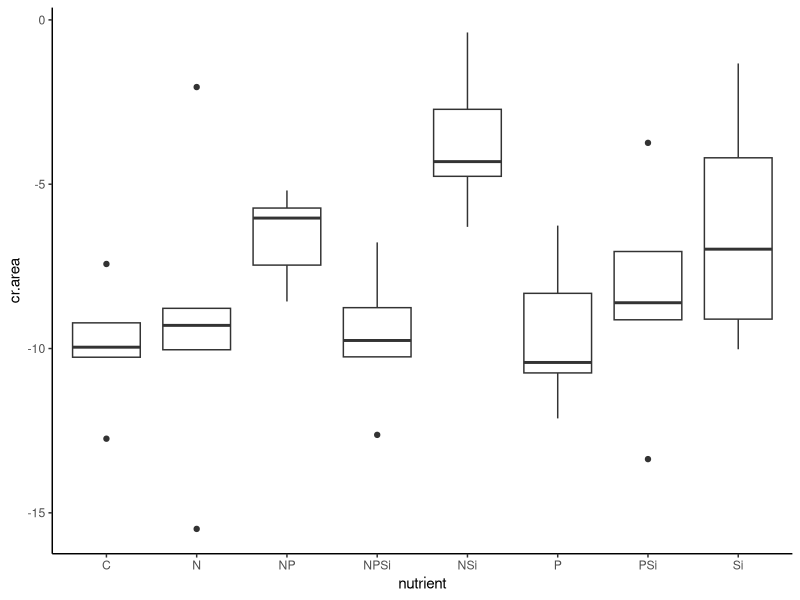
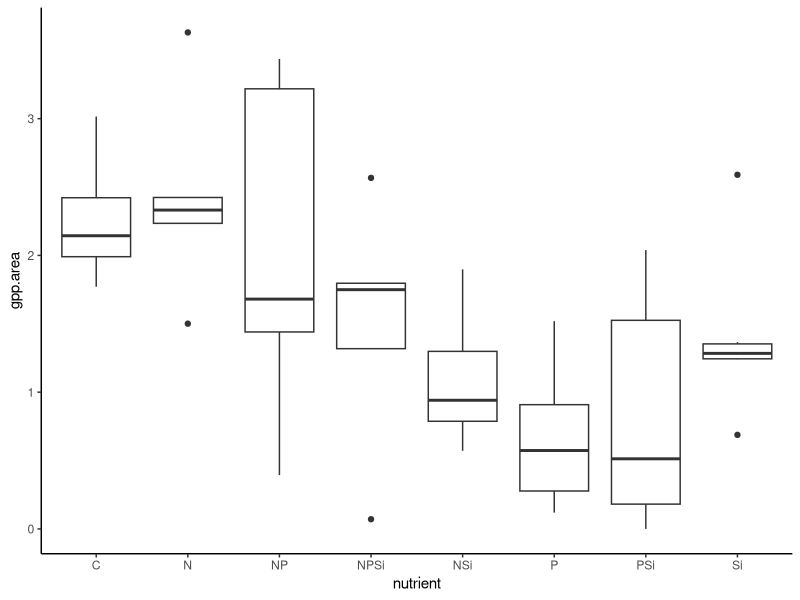
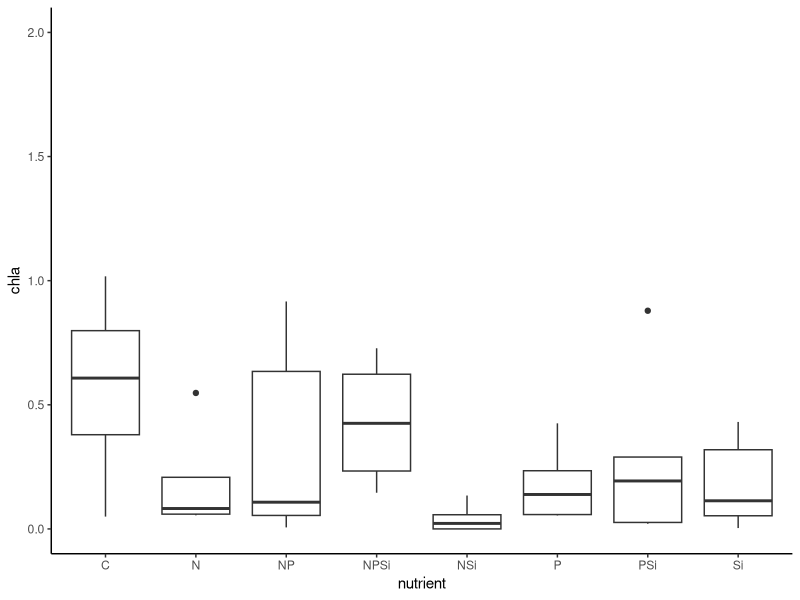
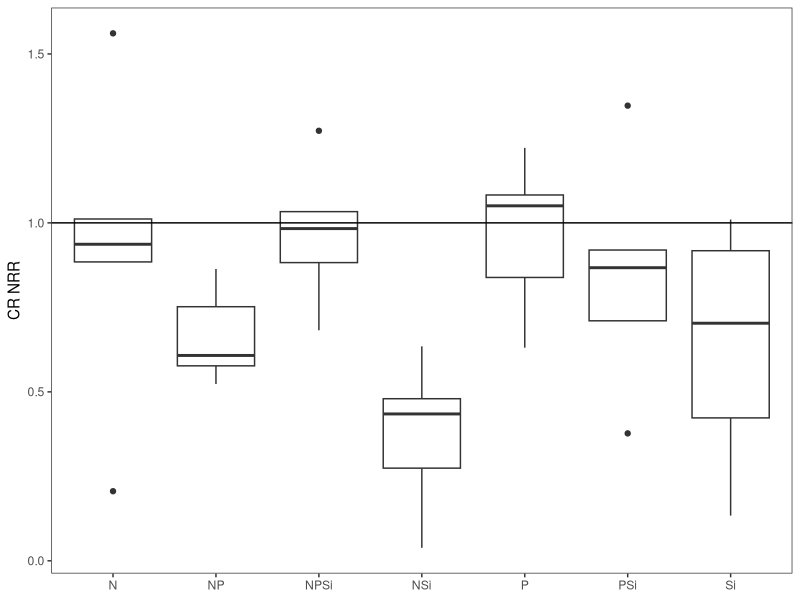
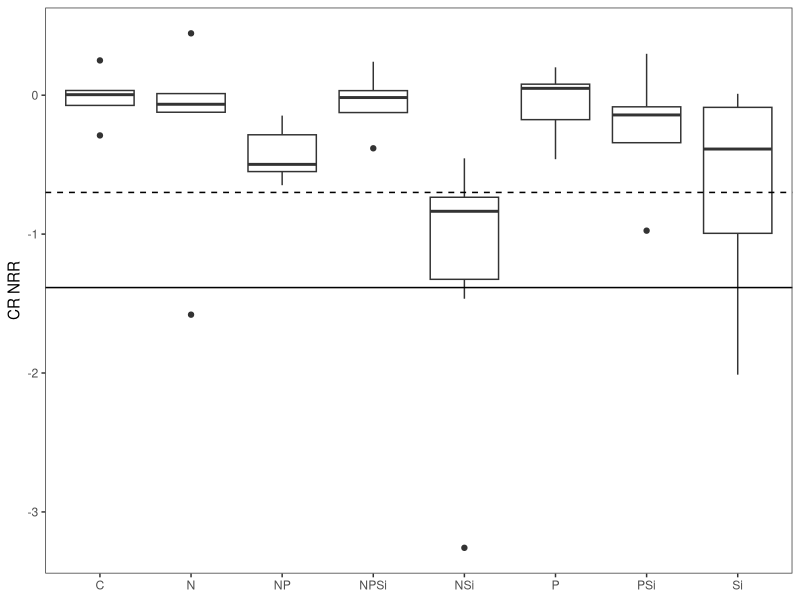
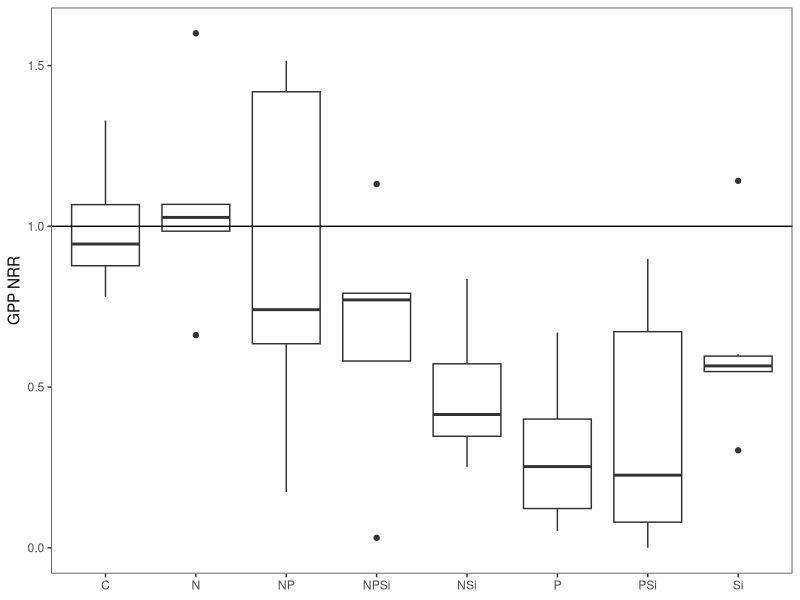
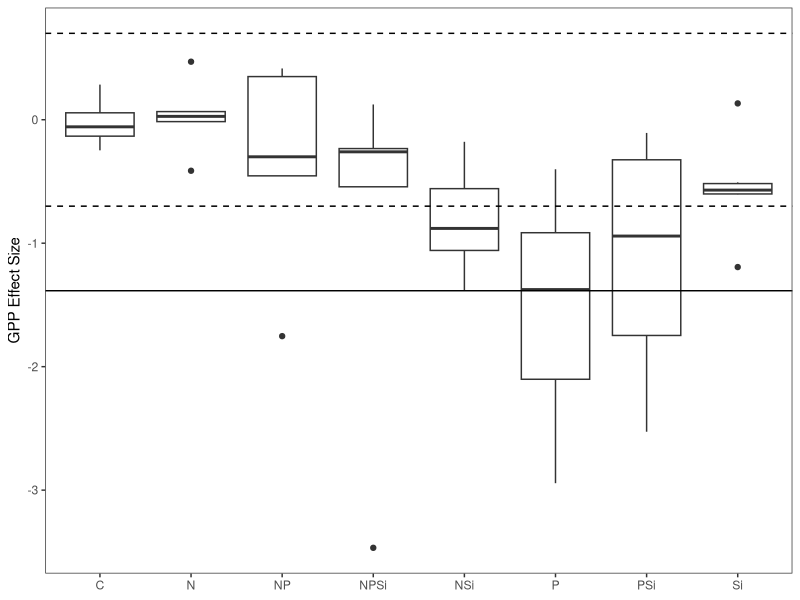
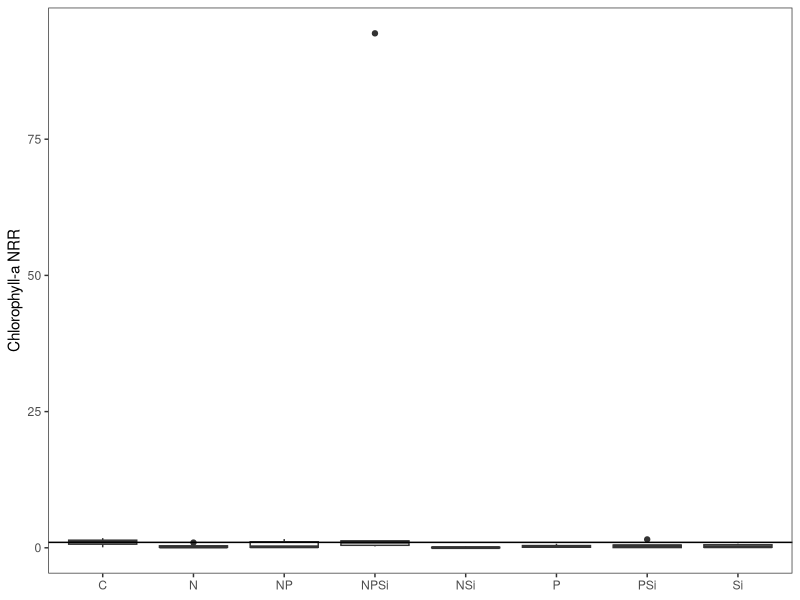

R code for these plots, in order: (Note: this script raises an error after producing the figures.)
#Author:  Clay Arango
#Creation date: 10-Feb-19
#Script to analyze NDS data from Summer 2018 NDS work with S. Roley and A. Alexiades

#packages
install.packages("nlme")
install.packages("nortest")
install.packages("dplyr")
install.packages("multcomp")
install.packages("MASS")
install.packages("ggplot2")
library(nlme)
library(nortest)
library(plyr)
library(dplyr)
library(multcomp)
library(MASS)
library(ggplot2)
library(tidyr)

#Load data
reec_fall <- read.table(file="reec_fall.csv", header=T, sep=",")

#set variable
d = reec_fall

#evaluate data to make sure factors are correct
names(d)
unique(d$nutrient) #control, N, NP, NPSi, NSi, P, PSi, Si
unique(d$N) #should be 0 and 1
unique(d$P) #should be 0 and 1
unique(d$Si) #should be 0 and 1
unique(d$top) #should be "sponge" and "glass"
#if need to change, use recode function below. 
d$top<-recode(d$top, "cellulose" ="sponge")
str(d)

#convert N and P and Si values (0 or 1 for absence or presence) to factors
d$N<-as.factor(d$N)
d$P<-as.factor(d$P)
d$Si<-as.factor(d$Si)
str(d)

#subset data into gpp and cr response
d.cr = subset(d, top=="sponge", data=d)
d.gpp = subset(d, top=="glass", data=d)

#check distribution of controls and remove as needed before calculating NRR.
ggplot(d.cr, aes(x=nutrient, y=cr.area))+geom_boxplot() +theme_classic()
#ok

#calculate nrr for cr
x<-ddply(d.cr, "nutrient", summarise, ave_cr = mean(cr.area, na.rm=T)) #changed to ddply b/c allows
#to specify by column name - I had a csv file with the relevant column in a different position.
x
d.cr$cr.nrr = d.cr$cr.area/-9.922869 #divide by control ave_cr
d.cr$chla.nrr<-NA

#check distribution of controls and remove as needed before calculating NRR.
ggplot(d.gpp, aes(x=nutrient, y=gpp.area))+geom_boxplot() +theme_classic()
#probaly ok, but check AA3, AA6, X3
ggplot(d.gpp, aes(x=nutrient, y=chla))+geom_boxplot() +theme_classic()+scale_y_continuous(limits=c(0,2))
#one super-high outlier - was a copy/paste error.updated with value from NDS spreadsheet.
#also check CC3

#calculate nrr for gpp and chla
x<- ddply(d.gpp, "nutrient", summarise, ave_gpp = mean(gpp.area, na.rm=T), ave_chla = mean(chla, na.rm=T)) 
x
d.gpp$gpp.nrr = d.gpp$gpp.area/2.2686372 #divide by control ave_gpp
d.gpp$chla.nrr = d.gpp$chla/0.5705330 #divide by control ave_chla

#combine files and export
d.nrr<-rbind(d.cr, d.gpp)
d.nrr$site_date<-"reec_fall"

d.nrr$gpp.es<-log(d.nrr$gpp.nrr)
d.nrr$cr.es<-log(d.nrr$cr.nrr)
d.nrr$chla.es<-log(d.nrr$chla.nrr)
write.table(d.nrr, "reec_fall_nrr.csv", sep=",", quote=F, row.names =F)


###############
#plots of NRR and effect size
##############
ggplot(data=subset(d.cr, !(nutrient=="C")), aes(x=nutrient, y=cr.nrr))+geom_boxplot()+theme_bw()+
  ylab("CR NRR")+geom_abline(slope = 0, intercept = 1)+
  theme(axis.title.x=element_blank(), panel.grid.minor=element_blank(), panel.grid.major=element_blank())
#inhibition

ggplot(data=subset(d.nrr, (top=="sponge")), aes(x=nutrient, y=cr.es))+geom_boxplot()+theme_bw()+
  ylab("CR NRR")+geom_hline(yintercept = -1.385, lty="solid")+ geom_hline(yintercept = -0.7, lty="dashed")+
  theme(axis.title.x=element_blank(), panel.grid.minor=element_blank(), panel.grid.major=element_blank())

ggplot(data=subset(d.gpp, !(nutrient=="control")), aes(x=nutrient, y=gpp.nrr))+geom_boxplot()+theme_bw()+
  ylab("GPP NRR")+geom_abline(slope = 0, intercept = 1)+
  theme(axis.title.x=element_blank(), panel.grid.minor=element_blank(), panel.grid.major=element_blank())
#inhibition

ggplot(data=subset(d.nrr, (top=="glass")), aes(x=nutrient, y=gpp.es))+geom_boxplot()+theme_bw()+
  ylab("GPP Effect Size")+geom_hline(yintercept = -1.385, lty="solid")+ 
  geom_hline(yintercept = -0.7, lty="dashed")+geom_hline(yintercept = 0.7, lty="dashed")+
  theme(axis.title.x=element_blank(), panel.grid.minor=element_blank(), panel.grid.major=element_blank())

ggplot(data=d.gpp, aes(x=nutrient, y=chla.nrr))+geom_boxplot()+theme_bw()+
  ylab("Chlorophyll-a NRR")+geom_abline(slope = 0, intercept = 1)+
  theme(axis.title.x=element_blank(), panel.grid.minor=element_blank(), panel.grid.major=element_blank())
#inhibition

ggplot(data=subset(d.nrr, (top=="glass")), aes(x=nutrient, y=chla.es))+geom_boxplot()+theme_bw()+
  ylab("Chla Effect Size")+geom_hline(yintercept = -1.385, lty="solid")+ 
  geom_hline(yintercept = -0.7, lty="dashed")+geom_hline(yintercept = 0.7, lty="dashed")+
  theme(axis.title.x=element_blank(), panel.grid.minor=element_blank(), panel.grid.major=element_blank())


##########
#NRR Summary Files
#########

GPP_sum<-ddply(d.gpp, "nutrient", summarise, ave_nrr.gpp=mean(gpp.nrr, na.rm=T), sd_nrr.gpp=sd(gpp.nrr, na.rm=T), 
               se_nrr.gpp =(sd(gpp.nrr)/sqrt(sum(!is.na(gpp.nrr)))), 
               ci95_nrr.gpp = (1.96*(sd(gpp.nrr)/sqrt(sum(!is.na(gpp.nrr))))),
               ave_nrr.chla=mean(chla.nrr, na.rm=T), sd_nrr.chla=sd(chla.nrr, na.rm=T), 
               se_nrr.chla =(sd(chla.nrr)/sqrt(sum(!is.na(chla.nrr)))), 
               ci95_nrr.chla = (1.96*(sd(chla.nrr)/sqrt(sum(!is.na(chla.nrr))))))
CR_sum<-ddply(d.cr, "nutrient", summarise, ave_nrr.cr=mean(cr.nrr, na.rm=T), sd_nrr.cr=sd(cr.nrr, na.rm=T), 
              se_nrr.cr =(sd(cr.nrr)/sqrt(sum(!is.na(cr.nrr)))), 
              ci95_nrr.cr = (1.96*(sd(cr.nrr)/sqrt(sum(!is.na(cr.nrr))))))

#now combine into one and export
d.sum<-merge(GPP_sum, CR_sum, by="nutrient")
d.sum$site_date<-"reec_fall"
write.table(d.sum, "reec_fall_summ.csv",  sep=",", quote=F, row.names =F)


############################################################
#analyze RESPIRATION data
############################################################

M1<-gls(cr.area~N*P*Si, data=d.cr, na.action=na.omit)
E1<-residuals(M1)
qqnorm(E1)
qqline(E1)
ad.test(E1)
   #residuals are normally distributed
hist(E1)  
plot(M1)

plot(filter(d.cr, !is.na(cr.area)) %>% dplyr::select(nutrient), 
     E1, xlab="nutrient", ylab="Residuals")
bartlett.test(cr.area~nutrient, data=d.cr)
   #variance test is ok

anova(M1)
  #co-limited by P and Si

##########################################################
#do multiple 2 way ANOVAs to improve our ability to interpret
##########################################################
#N and P
M1<-gls(cr.area~N*P, data=d.cr, na.action=na.omit)
E1<-residuals(M1)
qqnorm(E1)
qqline(E1)
ad.test(E1)
#residuals are normally distributed, p=0.9534
hist(E1)  
plot(M1)

bartlett.test(cr.area~nutrient, data=d.cr)
#variance test OK

anova(M1) #interpretation, no limitation
interaction.plot(d.cr$N, d.cr$P, d.cr$cr.area)

#N and Si
M1<-gls(cr.area~N*Si, data=d.cr, na.action=na.omit)
E1<-residuals(M1)
qqnorm(E1)
qqline(E1)
ad.test(E1)
#residuals are no normally distributed, p=0.7968
hist(E1)  
plot(M1)

bartlett.test(cr.area~nutrient, data=d.cr)
#variance test OK

anova(M1) #interpretation, no limitation
interaction.plot(d.cr$N, d.cr$Si, d.cr$cr.area)

#P and Si
M1<-gls(cr.area~P*Si, data=d.cr, na.action=na.omit)
E1<-residuals(M1)
qqnorm(E1)
qqline(E1)
ad.test(E1)
#residuals are no normally distributed, p=0.3122
hist(E1)  
plot(M1)

bartlett.test(cr.area~nutrient, data=d.cr)
#variance test OK

anova(M1) #interpretation, still no limitation (Si inhibition in absence of phosphorus)
interaction.plot(d.cr$P, d.cr$Si, d.cr$cr.area)
##########################################################
##########################################################


x <- group_by(d.cr, nutrient) %>%  # Grouping function causes subsequent functions to aggregate by season and reach
  summarize(cr.mean = abs(mean(cr.area, na.rm = TRUE)), # na.rm = TRUE to remove missing values
            cr.sd=abs(sd(cr.area, na.rm = TRUE)),  # na.rm = TRUE to remove missing values
            n = sum(!is.na(cr.area)), # of observations, excluding NAs. 
            cr.se=cr.sd/sqrt(n))

ggplot(data=x, aes(x=nutrient, y=cr.mean)) + 
  geom_bar(stat="identity", position=position_dodge(), color = "black") + 
  geom_errorbar(aes(ymin=cr.mean, ymax=cr.mean+cr.se), width=0.2, 
                position=position_dodge(0.9)) + 
  xlab("Nutrient") +
  ylab(expression(Respiration~(ug~O[2]~m^{-2}~h^{-1}))) +
  ylim(0,20) +
  labs(fill="Light") +
  theme_bw() +
  theme(panel.grid.major=element_blank(),
        panel.grid.minor=element_blank(),
        legend.title=element_text(size=6),
        legend.key=element_blank(), 
        legend.position=c(0.5,0.95), 
        legend.text=element_text(size=8), 
        legend.background=element_blank(), 
        legend.direction="horizontal", 
        legend.key.size=unit(0.3, "cm"), 
        axis.title.y=element_text(size=8), 
        axis.title.x=element_text(size=8), 
        axis.text.x=element_text(size=8))

#ggsave('output/figures/Ring_fall.tiff',
#       units="in",
#       width=3.25,
#       height=3.25,
#       dpi=1200,
#       compression="lzw")

############################################################
#analyze the PRODUCTION data
############################################################

M1<-gls(gpp.area~N*P*Si, data=d.gpp, na.action=na.omit) 
E1<-residuals(M1)
qqnorm(E1)
qqline(E1)
ad.test(E1)
   #residuals ok

hist(E1, xlab="residuals", main="")
plot(M1)

plot(filter(d.gpp, !is.na(gpp.area)) %>% dplyr::select(nutrient), 
     E1, xlab="nutrient", ylab="Residuals")
bartlett.test(gpp.area~nutrient, data=d.gpp)
   #OK

anova(M1)
  
x <- group_by(d.gpp, nutrient) %>%  # Grouping function causes subsequent functions to aggregate by season and reach
  summarize(gpp.mean = abs(mean(gpp.area, na.rm = TRUE)), # na.rm = TRUE to remove missing values
            gpp.sd=abs(sd(gpp.area, na.rm = TRUE)),  # na.rm = TRUE to remove missing values
            n = sum(!is.na(gpp.area)), # of observations, excluding NAs. 
            gpp.se=gpp.sd/sqrt(n))

ggplot(data=x, aes(x=nutrient, y=gpp.mean)) + 
  geom_bar(stat="identity", position=position_dodge(), color = "black") + 
  geom_errorbar(aes(ymin=gpp.mean, ymax=gpp.mean+gpp.se), width=0.2, 
                position=position_dodge(0.9)) + 
  xlab("Nutrient") +
  ylab(expression(Production~(ug~O[2]~m^{-2}~h^{-1}))) +
  labs(fill="Light") +
  theme_bw() +
  theme(panel.grid.major=element_blank(),
        panel.grid.minor=element_blank(), 
        legend.title=element_text(size=6), 
        legend.key=element_blank(),  
        legend.position=c(0.5,0.95),  
        legend.text=element_text(size=8),  
        legend.background=element_blank(),  
        legend.direction="horizontal",  
        legend.key.size=unit(0.3, "cm"),  
        axis.title.y=element_text(size=8),  
        axis.title.x=element_text(size=8),  
        axis.text.x=element_text(size=8))

#ggsave('output/figures/gppByNutrient.tiff',
#       units="in",
#       width=3.25,
#       height=3.25,
#       dpi=1200,
#       compression="lzw")







############################################################
#analyze the CHL-A biomass on disks

M1<-gls(chla~N*P*Si, data=d.gpp, na.action=na.omit)
E1<-residuals(M1)
qqnorm(E1)
qqline(E1)
ad.test(E1)
  #residuals ok
hist(E1)
plot(M1)

anova(M1)
